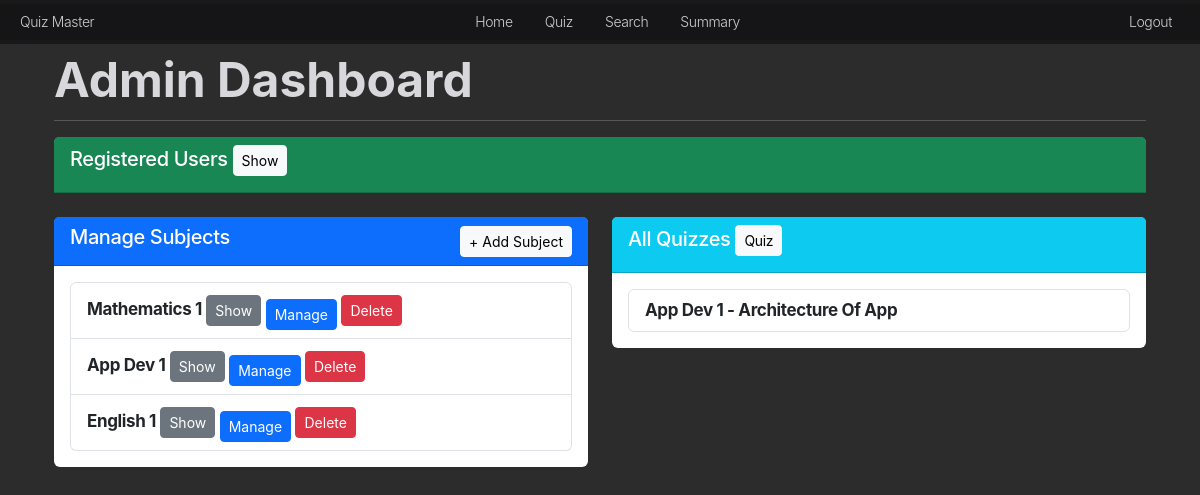
Page /admin/dashboard (signed in) on the committed database.
### models.py (models this page shows, shortened)
class Subject(db.Model):
    id = db.Column(db.Integer, primary_key=True)
    name = db.Column(db.String(100), unique=True, nullable=False)
    description = db.Column(db.Text, nullable=True)

class Quiz(db.Model):
    id = db.Column(db.Integer, primary_key=True)
    chapter_id = db.Column(db.Integer, db.ForeignKey('chapter.id'), nullable=False)
    date_of_quiz = db.Column(db.Date, nullable=False, default=datetime.utcnow)
    time_duration = db.Column(db.String(5), nullable=False)  # Format HH:MM
    remarks = db.Column(db.Text, nullable=True)
    chapter = db.relationship('Chapter', backref=db.backref('quizzes', lazy=True))

class Chapter(db.Model):
    id = db.Column(db.Integer, primary_key=True)
    name = db.Column(db.String(100), nullable=False)
    description = db.Column(db.Text, nullable=True)
    subject_id = db.Column(db.Integer, db.ForeignKey('subject.id'), nullable=False)
    subject = db.relationship('Subject', backref=db.backref('chapters', lazy=True))

### routes.py (the view)
@main.route('/admin/dashboard')
@login_required
def admin_dashboard():
    if session.get('user_role') != 'admin':
        flash("Access denied.", "danger")
        return redirect(url_for('main.home'))
    current_user = get_current_user()
    subjects = Subject.query.all()
    quizzes = Quiz.query.all()
    users = User.query.filter_by(is_admin=False).all()
    return render_template('admin_dashboard.html', quizzes=quizzes, subjects=subjects, users=users, current_user=current_user)

### routes.py (called while the page is built)
def login_required(f):
    @wraps(f)
    def decorated_function(*args, **kwargs):
        if 'user_id' not in session:
            flash("Please log in to access this page.", "danger")
            return redirect(url_for('auth.login'))
        return f(*args, **kwargs)
    return decorated_function

def get_current_user():
    if 'user_id' in session:
        return User.query.get(session['user_id'])
    return None

### templates/admin_dashboard.html (shortened to what this page needs)
{% extends "base.html" %}
{% block content %}
<div class="container">
    <h2 class="mt-4">Admin Dashboard</h2>
    <hr>
    <div class="card mb-4">
        <div class="card-header bg-success text-white">
            <h5>Registered Users
                <button onclick="toggleUsers()" class="btn btn-light btn-sm">Show</button>
            </h5>
        </div>
    </div>
    <div class="row">
        <div class="col-md-6">
            <div class="card mb-4">
                <div class="card-header bg-primary text-white d-flex justify-content-between align-items-center">
                    <h5>Manage Subjects</h5>
                    <button class="btn btn-light btn-sm" onclick="openSubjectModal()">+ Add Subject</button>
                </div>
                <div class="card-body">
                    <ul class="list-group">
                        {% for subject in subjects %}
                            <li class="list-group-item">
                                <strong>{{ subject.name }}</strong>
                                <button class="btn btn-sm btn-secondary" onclick="toggleChapters('{{ subject.id }}')">Show</button>
                                <button class="btn btn-primary btn-sm mt-2" onclick="openManageModal('{{ subject.id }}', '{{ subject.name }}')">Manage</button>
                                <button class="btn btn-danger btn-sm" onclick="deleteSubject({{ subject.id }})">Delete</button>
                            </li>
                        {% endfor %}
                    </ul>
                </div>
            </div>
        </div>
        <div class="col-md-6">
            <div class="card mb-4">
                <div class="card-header bg-info text-white">
                    <h5>All Quizzes <a class="btn btn-light btn-sm" href="{{ url_for('main.quiz_management') }}"> Quiz</a></h5>
                </div>
                <div class="card-body">
                    <ul class="list-group">
                        {% for quiz in quizzes %}
                            <li class="list-group-item">
                                <strong>{{ quiz.chapter.subject.name }} - {{ quiz.chapter.name }}</strong>
                            </li>
                        {% endfor %}
                    </ul>
                </div>
            </div>
        </div>
    </div>
</div>
{% endblock %}

### static/style.css (style rules this page uses)
:root { --nav-bg: rgb(22,22,23,0.8); --white: #f5f5f7; --bg: #f5f5f8; --dark-bg: #2c2c2c; --dark-box: #1c1c1c; --beinge-white: rgb(216,216,220); --gray: rgb(99,99,102) ; --blue: #0071e3; --orange: #bf4800; --red: rgb(215,0,21); --success: rgb(48,219,91); --yellow: rgb(255,214,10); --nav-color: rgba(255, 255, 255, .8); --nav-color-secondary: #E8E8ED; --nav-color-hover: #FFFFFF; --main-white: #ffffff; }
body { background-color: var(--dark-bg); font-size: 17px; line-height: 1.47059; font-weight: 400; letter-spacing: -0.022em; font-family: "SF Pro Text", "SF Pro Icons", "AOS Icons", "Helvetica Neue", Helvetica, Arial, sans-serif; color: var(--beinge-white); font-style: normal; overflow: hidden; overflow-y: auto; }
button { background-color: #007aff; color: #ffffff; border: none; border-radius: 12px; padding: 10px 20px; font-size: 16px; cursor: pointer; transition: all 0.2s ease-in-out; }
.container { margin-top: 56px; }
.card { border: none; }
h2 { font-size: 48px; line-height: 1; font-weight: 700; letter-spacing: -0.00043em; }

### rows in the picture
Subject: name "Mathematics 1"
Subject: name "App Dev 1"
Subject: name "English 1"
Quiz: chapter.subject.name "App Dev 1", chapter.name "Architecture Of App"
